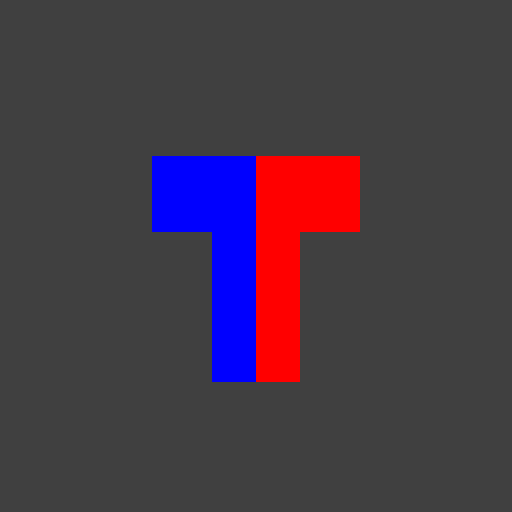
Frame 1 (no input)
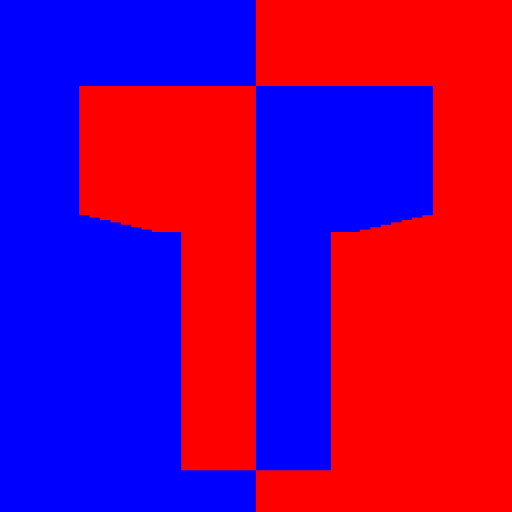
Frame 60 (the mouse pressed at the canvas centre just before this capture)
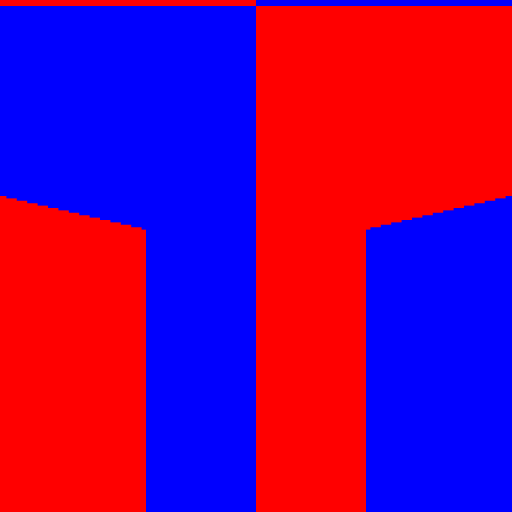
Frame 120 (the mouse held since frame 60 and released just before this capture)

The Processing sketch that drew these frames (run headless with seeded random() and noise(); from frame 60 on, the mouse is pressed at the canvas centre):

// Processing sketch: processing_150274
// ── processing_150274.pde

float scl = 1.0;
color a = color(255, 0, 0);
color b = color(0, 0, 255);
color t = color(0, 0, 0);

void setup () {
  size(512,512);
  background(64);
  smooth();
  noStroke();
}

void draw() {
  translate(width/2, height/2);
  pushMatrix();
  scale(scl);
  fill(a);
  beginShape();
    vertex(0,126);
    vertex(44,126);
    vertex(44,-24);
    vertex(104,-24);
    vertex(104,-100);
    vertex(0,-100);
  endShape(CLOSE);
 
  fill(b);
  beginShape();
    vertex(0,126);
    vertex(-44,126);
    vertex(-44,-24);
    vertex(-104,-24);
    vertex(-104,-100);
    vertex(0,-100);
  endShape(CLOSE);
  popMatrix();
  if (scl < 6.0) {
    scl += 0.1;
  } else {
    scl = 1.0;
    t = a;
    a = b;
    b = t;
  }
}
